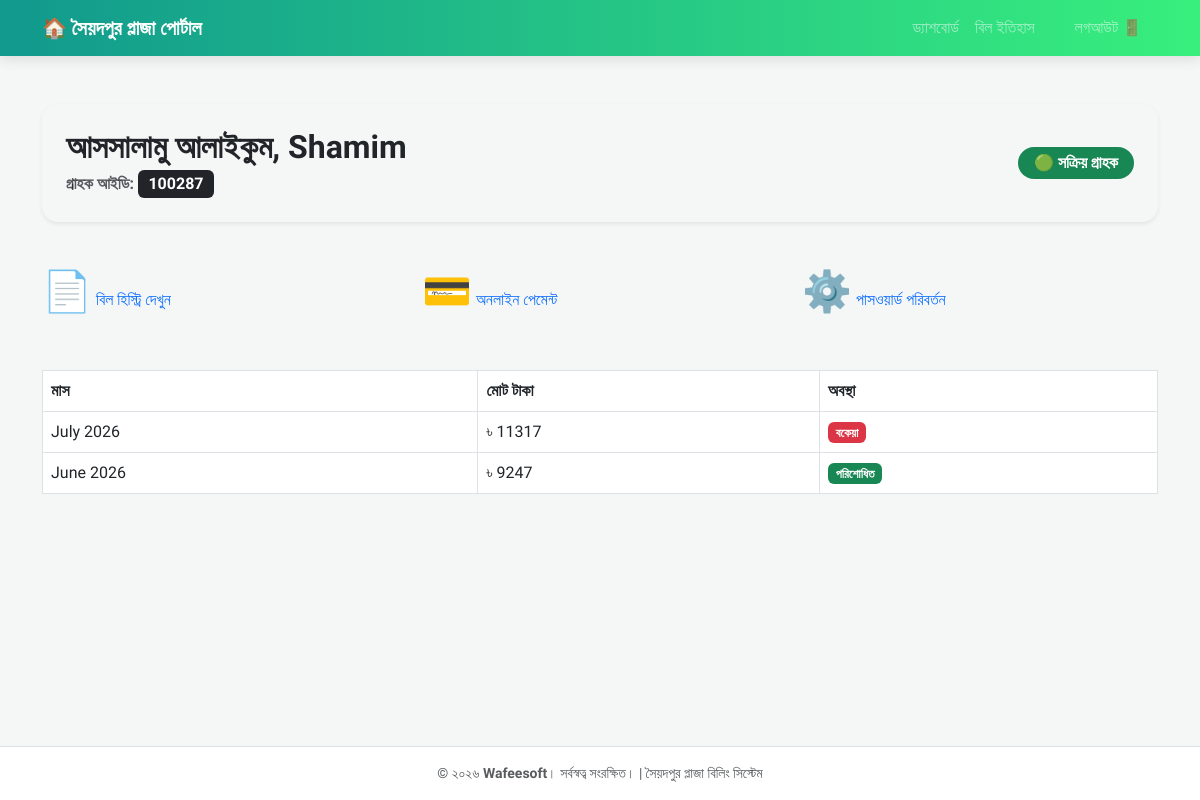
Before: /customer/portal/dashboard (signed in) with the older database file.
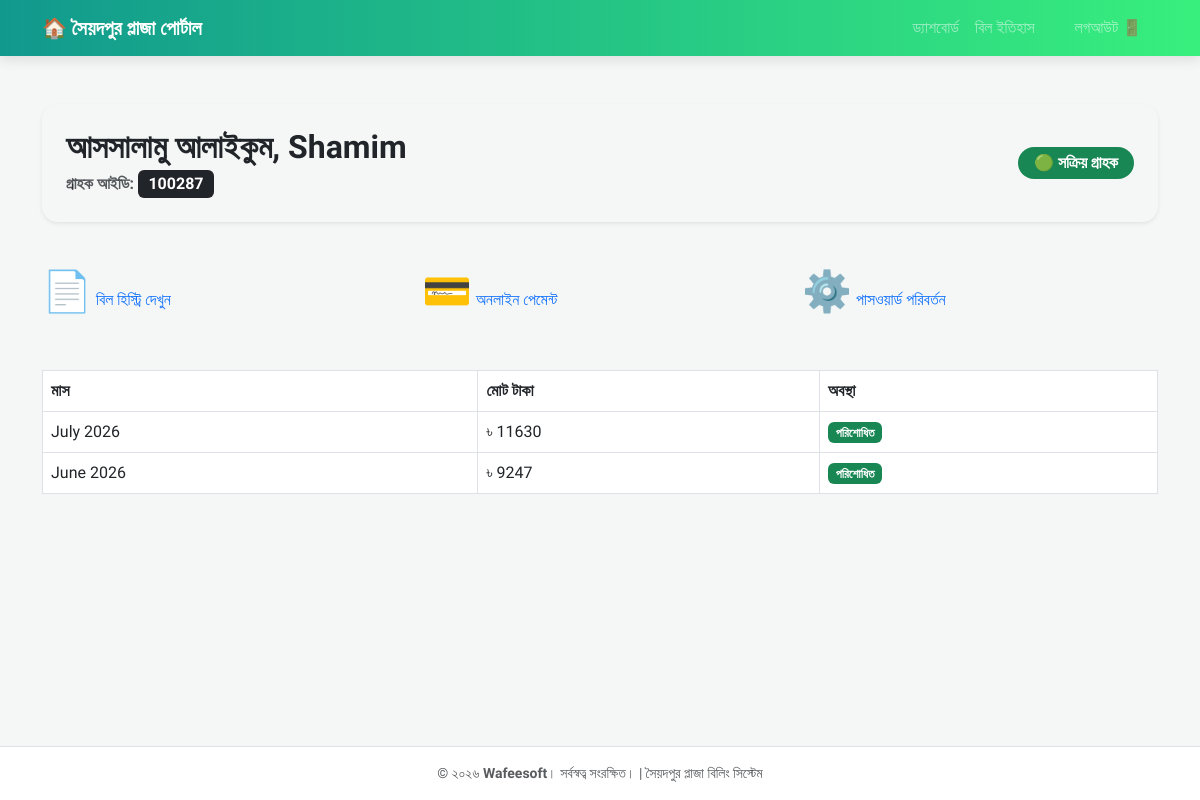
After: the same page with the newer database file.
### tables this page shows
CREATE TABLE bills (
                        id INTEGER PRIMARY KEY AUTOINCREMENT,
                        bill_no TEXT,
                        customer_id INTEGER,
                        meter_no TEXT,
                        owner_name TEXT,
                        bill_month TEXT,
                        plaza_name TEXT,
                        floor_no TEXT,
                        block_no TEXT,
                        shop_no TEXT,
                        bill_issue_date TEXT,
                        due_date TEXT NOT NULL,
                        curr_reading_date TEXT,
                        prev_reading_date TEXT,
                        current_reading REAL DEFAULT 0.0,
                        previous_reading REAL DEFAULT 0.0,
                        units_consumed REAL DEFAULT 0.0,
                        energy_charge REAL DEFAULT 0.0,
                        demand_charge REAL DEFAULT 0.0,
                        misc_charge REAL DEFAULT 0.0,
                        principal_amount REAL DEFAULT 0.0,
                        vat REAL DEFAULT 0.0,
                        current_month_total REAL DEFAULT 0.0,
                        arrears REAL DEFAULT 0.0,
                        total_payable INTEGER,
                        late_fee REAL DEFAULT 0.0,
                        total_payable_after_due INTEGER,
                        note_1 TEXT,
                        note_2 TEXT,
                        note_3 TEXT,
                        is_locked INTEGER DEFAULT 0,
                        status TEXT DEFAULT 'Unpaid',
                        paid_amount REAL DEFAULT 0.0,
                        payment_date TEXT,
                        payment_method TEXT,
                        received_by TEXT,
                        prepared_by TEXT,
                        FOREIGN KEY (customer_id) REFERENCES customers (customer_id));

### app.py (the view)
@app.route('/customer/portal/dashboard')
def customer_dashboard():
    if 'customer_id' not in session:
        return redirect(url_for('customer_login'))
    conn = get_db_connection()
    c_id = session['customer_id']
    cust = conn.execute('SELECT * FROM customers WHERE customer_id=?', (c_id,)).fetchone()
    bills = conn.execute('SELECT * FROM bills WHERE customer_id=? ORDER BY id DESC', (c_id,)).fetchall()
    conn.close()
    return render_template('customer_dashboard.html',
                           id=c_id,
                           name=session['customer_name'],
                           cust=cust,
                           bills=bills)

### app.py (called while the page is built)
def get_db_connection():
    conn = sqlite3.connect(DB_PATH)
    conn.row_factory = sqlite3.Row
    return conn

@app.context_processor
def inject_user_role():
    username = session.get('username', 'Guest')
    user_role = session.get('user_role', 'None')
    return dict(username=username, user_role=user_role)

### templates/customer_dashboard.html (shortened to what this page needs)
{% extends 'customer_layout.html' %}
{% block content %}
<div class="welcome-card shadow-sm border-0 rounded-4 p-4 mt-4">
    <div class="row align-items-center">
        <div class="col-md-8">
            <h2 class="fw-bold text-dark mb-1">আসসালামু আলাইকুম, {{ name }}</h2>
            <p class="text-muted mb-0 fw-semibold">গ্রাহক আইডি: <span class="badge bg-dark fs-6">{{ id }}</span></p>
        </div>
        <div class="col-md-4 text-md-end mt-3 mt-md-0">
            {% if cust and cust.connection_status == 'Active' %}
                <span class="badge bg-success p-2 px-3 fs-6 rounded-pill">🟢 সক্রিয় গ্রাহক</span>
            {% else %}
                <span class="badge bg-danger p-2 px-3 fs-6 rounded-pill">🔴 সংযোগ বিচ্ছিন্ন</span>
            {% endif %}
        </div>
    </div>
</div>
<div class="row g-4 mt-3 mb-5">
    <div class="col-md-4">
        <a href="{{ url_for('customer_view_bills') }}" class="portal-btn btn-view-bill text-decoration-none">
            <span class="fs-1">📄</span>
            <span>বিল হিস্ট্রি দেখুন</span>
        </a>
    </div>
    <div class="col-md-4">
        <a href="{{ url_for('payment_portal') }}" class="portal-btn btn-pay-bill text-decoration-none">
            <span class="fs-1">💳</span>
            <span>অনলাইন পেমেন্ট</span>
        </a>
    </div>
    <div class="col-md-4">
        <a href="{{ url_for('customer_change_password') }}" class="portal-btn btn-settings text-decoration-none">
            <span class="fs-1">⚙️</span>
            <span>পাসওয়ার্ড পরিবর্তন</span>
        </a>
    </div>
</div>
<table class="table table-bordered">
    <thead>
        <tr>
            <th>মাস</th>
            <th>মোট টাকা</th>
            <th>অবস্থা</th>
        </tr>
    </thead>
    <tbody>
        {% for bill in bills %}
        <tr>
            <td>{{ bill.bill_month }}</td>
            <td>৳ {{ bill.total_payable }}</td>
            <td>
                {% if bill.status == 'Paid' %}
                    <span class="badge bg-success">পরিশোধিত</span>
                {% else %}
                    <span class="badge bg-danger">বকেয়া</span>
                {% endif %}
            </td>
        </tr>
        {% endfor %}
    </tbody>
</table>
{% endblock %}

Changed rows visible on the page:
changed bills "July 2026": total_payable "11317" → "11630"; status "বকেয়া" → "পরিশোধিত"
